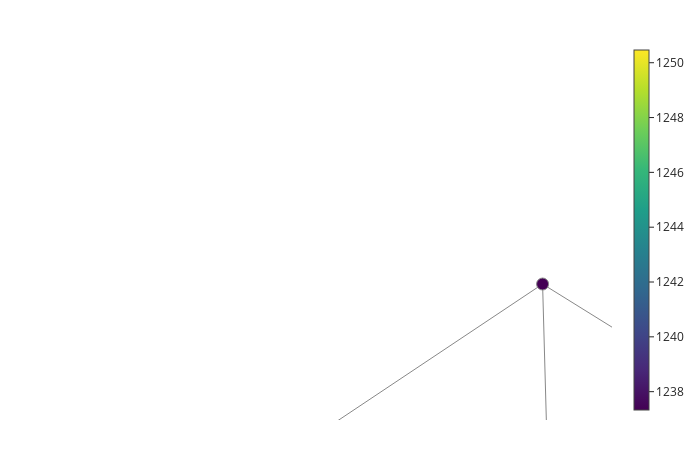

Notebook source saved alongside this figure:
### Code cell
# Define filter function – can be any scikit-learn transformer
filter_func = Projection(columns=[0,1])
#filter_func = PCA()
#filter_func = Eccentricity()
#filter_func = Entropy()
#filter_func = Projection()
#filter_func = UMAP(n_neighbors=5)

# Define cover
cover = CubicalCover(n_intervals=2, overlap_frac=0.2)

# Choose clustering algorithm – default is DBSCAN
clusterer = DBSCAN(eps=10)

# Configure parallelism of clustering step
n_jobs = 1

# Initialise pipeline
pipe = make_mapper_pipeline(
    filter_func=filter_func,
    cover=cover,
    clusterer=clusterer,
    verbose=False,
    n_jobs=n_jobs,
)
#plot_interactive_mapper_graph(pipe, pcd, color_data=pcd)
fig = plot_static_mapper_graph(pipe, pcd)
fig.show(config={'scrollZoom': True})

### Figure 1 — Plotly figure (JSON) as saved in the notebook; plotly's stock layout.template omitted (floating-point values rounded to 4 significant figures)
{"data": [{"hoverinfo": "none", "line": {"color": "#888", "width": 1}, "mode": "lines", "name": "edge_trace", "type": "scatter", "uid": "a902668a-15a1-4a31-8236-ef698def927e", "x": [1.437, 0.209, null, 1.437, -0.9765, null, 1.437, 0.2519, null, 0.209, -0.9765, null, 0.209, 0.2519, null, -0.9765, 0.2519, null], "y": [0.121, 1.306, null, 0.121, 0.07809, null, 0.121, -1.107, null, 1.306, 0.07809, null, 1.306, -1.107, null, 0.07809, -1.107, null]}, {"hoverinfo": "text", "hovertext": ["Node ID: 0<br>Pullback set label: 2<br>Partial cluster label: 0<br>Node size: 938<br>Summary statistic: 1240.0", "Node ID: 1<br>Pullback set label: 3<br>Partial cluster label: 0<br>Node size: 952<br>Summary statistic: 1240.0", "Node ID: 2<br>Pullback set label: 0<br>Partial cluster label: 0<br>Node size: 922<br>Summary statistic: 1250.0", "Node ID: 3<br>Pullback set label: 1<br>Partial cluster label: 0<br>Node size: 939<br>Summary statistic: 1250.0"], "marker": {"color": [1241.0, 1237.0, 1250.0, 1247.0], "colorbar": {"thickness": 15, "title": {"side": "right", "text": ""}, "xanchor": "left"}, "colorscale": [[0, "#440154"], [0.1111, "#482878"], [0.2222, "#3e4989"], [0.3333, "#31688e"], [0.4444, "#26828e"], [0.5556, "#1f9e89"], [0.6667, "#35b779"], [0.7778, "#6ece58"], [0.8889, "#b5de2b"], [1, "#fde725"]], "line": {"color": "#888", "width": 1}, "opacity": 1, "reversescale": false, "showscale": true, "size": [938, 952, 922, 939], "sizemin": 4, "sizemode": "area", "sizeref": 13.22}, "mode": "markers", "name": "node_trace", "type": "scatter", "uid": "aceb4a8a-db66-4aeb-acfc-1e6228056b22", "x": [1.437, 0.209, -0.9765, 0.2519], "y": [0.121, 1.306, 0.07809, -1.107]}], "layout": {"autosize": false, "height": 450, "hovermode": "closest", "margin": {"b": 20, "l": 5, "r": 5, "t": 40}, "showlegend": false, "title": {"text": ""}, "width": 700, "xaxis": {"autorange": false, "range": [-0.2903, 0.2766], "showgrid": false, "showline": false, "showticklabels": false, "ticks": "", "title": {"text": ""}, "type": "linear", "zeroline": false}, "yaxis": {"autorange": false, "range": [1.101, 1.676], "showgrid": false, "showline": false, "showticklabels": false, "ticks": "", "title": {"text": ""}, "type": "linear", "zeroline": false}}}
